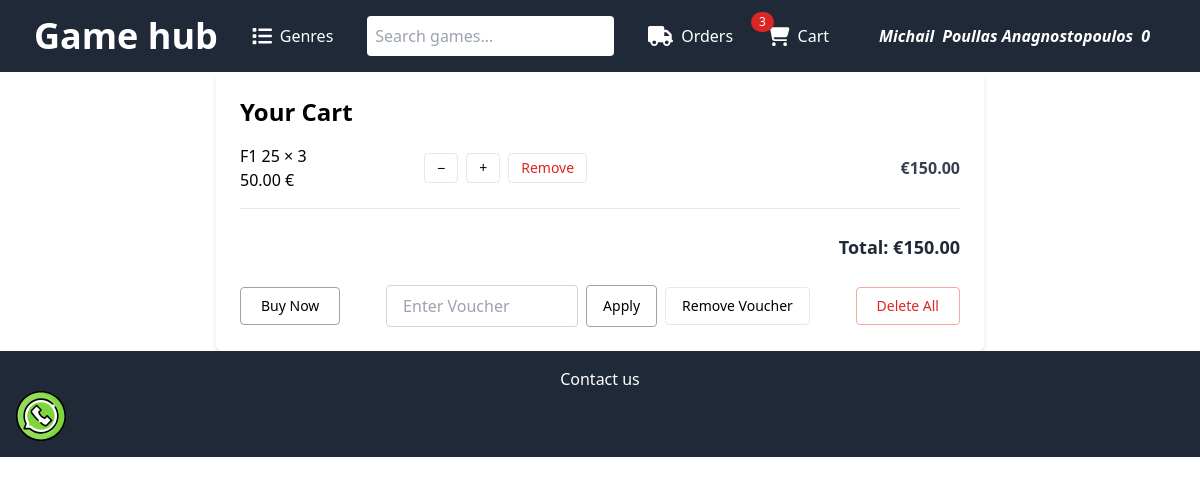
The app's page /cart/ (signed in), older data.
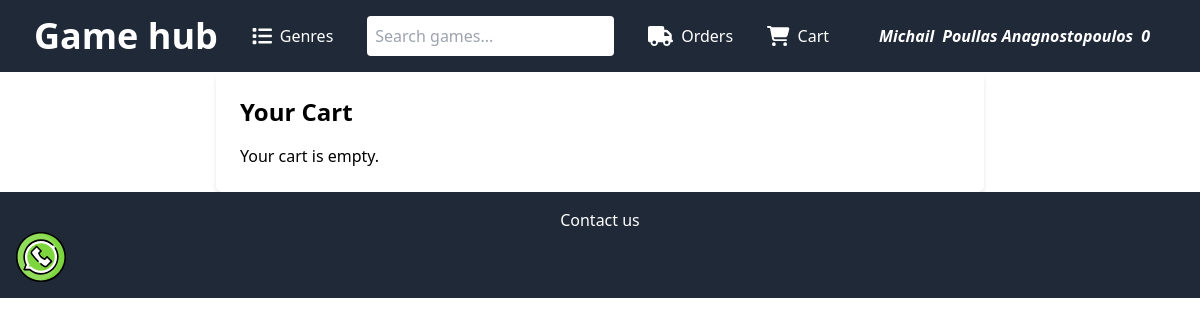
The same page, newer data.
### game/models.py (models this page shows, shortened)
class CartItem(models.Model):
    game = models.ForeignKey(Game, on_delete=models.CASCADE)
    quantity = models.PositiveIntegerField(default=1)
    user = models.ForeignKey(settings.AUTH_USER_MODEL, on_delete=models.CASCADE)
    voucher_discount = models.DecimalField(max_digits=10, decimal_places=2,null = True)
    voucher_used = models.ForeignKey(Voucher,null=True,on_delete=models.CASCADE)
    def total_price(self):
        unit_price = self.game.discounted_price()
        if self.voucher_discount:
            unit_price *= (1 - self.voucher_discount / 100)
        return unit_price * self.quantity

class Game(models.Model):
    title = models.CharField(max_length=50)
    description = models.TextField()
    genres = models.ManyToManyField(Game_Genre, related_name= 'GENRE_CHOICES')
    release_date = models.DateField()
    image = models.ImageField(upload_to='games_images', blank=True, null=True, help_text="Upload an image file")
    image_url = models.URLField(blank=True, null=True, help_text="Or provide an image URL")
    price = models.DecimalField(max_digits=10, decimal_places=2)
    console = models.CharField(max_length=50, choices=Console_CHOICES)
    trailer = models.URLField(default='', blank=True)
    min_age = models.IntegerField(
        choices=MIN_AGE_CHOICES,
        default=0
    )
    discount = models.DecimalField(
        max_digits=4, decimal_places=2,
        default=0.0, blank=True
    )
    min_cpu = models.CharField(max_length=100, default="N/A", blank=True, verbose_name="Minimum CPU")
    min_gpu = models.CharField(max_length=100, default="N/A", blank=True, verbose_name="Minimum GPU")
    min_ram = models.CharField(max_length=20, default="N/A", blank=True, verbose_name="Minimum RAM")
    min_storage = models.CharField(max_length=20, default="N/A", blank=True, verbose_name="Minimum Storage")
    rec_cpu = models.CharField(max_length=100, default="N/A", blank=True, verbose_name="Recommended CPU")
    rec_gpu = models.CharField(max_length=100, default="N/A", blank=True, verbose_name="Recommended GPU")
    rec_ram = models.CharField(max_length=20, default="N/A", blank=True, verbose_name="Recommended RAM")
    rec_storage = models.CharField(max_length=20, default="N/A", blank=True, verbose_name="Recommended Storage")
    def discounted_price(self):
        if self.discount > 0:
            price = (self.price * (1 - self.discount / 100))
        else:
            price = self.price
        return price

### game/views.py (the view)
# urls.py: path('cart/', views.view_cart, name='view_cart'),
def view_cart(request):
    if not request.user.is_authenticated:
        return render(request, 'cart.html')
    cart_items = CartItem.objects.filter(user=request.user)
    total = sum(item.total_price() for item in cart_items)
    total_items = sum(item.quantity for item in cart_items)
    return render(request, 'cart.html', {'cart_items': cart_items, 'total': total, 'items':total_items})

### game/templates/cart.html (shortened to what this page needs)
{% extends "base.html" %}
{% block content %}
  {% if not user.is_authenticated %}
    <div class="bg-yellow-100 text-yellow-800 border border-yellow-300 p-4 rounded mb-6">
      You need to <a href="{% url 'login' %}" class="underline text-blue-600">log in</a> to add or view items in your cart.
    </div>
  {% else %}
    <div class="max-w-3xl mx-auto p-6 bg-white shadow-md rounded-md">
      <h1 class="text-2xl font-bold mb-4">Your Cart</h1>
      <ul class="space-y-4">
        {% for item in cart_items %}
          <li class="grid grid-cols-4 items-center gap-4 border-b pb-4">
            <div class="col-span-1 font-medium">
              {{ item.game.title }} × {{ item.quantity }} <br>{{ item.game.discounted_price|floatformat:2 }} €
            </div>
            <div class="col-span-2 flex gap-2">
              <form method="post" action="{% url 'decrease_quantity' item.pk %}">
                <button type="submit" class="text-sm px-3 py-1 border rounded hover:bg-gray-200">−</button>
              </form>
              <form method="post" action="{% url 'increase_quantity' item.pk %}">
                <button type="submit" class="text-sm px-3 py-1 border rounded hover:bg-gray-200">+</button>
              </form>
              <form method="post" action="{% url 'remove_from_cart' item.pk %}">
                <button type="submit" class="text-sm px-3 py-1 border text-red-600 rounded hover:bg-red-100">Remove</button>
              </form>
            </div>
            <div class="text-right font-semibold text-gray-700">
              €{{ item.total_price|floatformat:2 }}
            </div>
          </li>
        {% empty %}
          <li>Your cart is empty.</li>
        {% endfor %}
      </ul>
      {% if cart_items %}
      <div class="flex justify-end mt-6">
        <p class="text-lg font-semibold text-gray-800">Total: €{{ total|floatformat:2 }}</p>
      </div>
      <div class="flex flex-col md:flex-row justify-between items-start md:items-center gap-4 mt-6">
        <form method="post" action="{% url 'buy_now' %}">
          <button type="submit" class="text-sm px-5 py-2 border border-gray-400 rounded hover:bg-gray-100">
            Buy Now
          </button>
        </form>
        <div class="flex flex-col sm:flex-row items-center gap-2">
          <form method="post" action="{% url 'apply-voucher' %}" class="flex gap-2">
            <input
              type="text"
              name="coupon"
              id="voucherInput"
              value=""
              placeholder="{{ coupon_code.code|default:'Enter Voucher'}}"
              class="rounded border border-gray-300 px-4 py-2 focus:outline-none focus:ring-2 focus:ring-blue-500 w-48"
            >
            {% if not coupon_code %}
            <button
              type="submit"
              id="applyVoucherBtn"
              class="text-sm px-4 py-2 border border-gray-400 rounded hover:bg-gray-100"
              name="apply"
            >
              Apply
            </button>
            {% endif %}
          </form>
          <form method="post" action="{% url 'remove-voucher' %}">
            <button type="submit" id="removeVoucherBtn" class="text-sm px-4 py-2 border rounded hover:bg-gray-200">
              Remove Voucher
            </button>
          </form>
        </div>
        <form method="post" action="{% url 'delete_all_cart_items' %}">
          <button type="submit" class="text-sm px-5 py-2 border border-red-300 text-red-600 rounded hover:bg-red-100">
            Delete All
          </button>
        </form>
      </div>
      {% endif %}
    </div>
  {% endif %}
{% endblock %}

### game/templates/base.html (shortened to what this page needs)
<!DOCTYPE html>
<html lang="en">
<head>
  <script src="https://cdn.tailwindcss.com"></script>
</head>
<body>
  <nav class="bg-gray-800 text-white">
    <ul class="flex p-4 justify-evenly gap-4 items-center">
      <li><a href="{% url 'home' %}">
          <h1 class="text-4xl font-bold">Game hub</h1>
        </a></li>
      <li class="relative group">
        <a href="#" class="flex items-center gap-2">
          Genres
        </a>
      </li>
      <li>
        <form action="{% url 'home' %}" method="get" class="flex items-center justify-center">
          <input type="text" name="search" placeholder="Search games..." class="p-2 rounded text-black">
        </form>
      </li>
      <li><a href="{% url 'view_orders' %}" class="flex items-center gap-2"> Orders</a>
      </li>
     <li class="relative">
  <a href="{% url 'view_cart' %}" class="flex items-center gap-2 relative">
    Cart
    {% if items > 0 %}
    <span class="absolute -top-3 -left-4 bg-red-600 text-white text-xs px-2 py-0.5 rounded-full">
      {{ items }}
    </span>
    {% endif %}
  </a>
</li>
          {% if user.is_authenticated %}
           <div class="relative group inline-block text-white">
  <div class="italic font-bold px-4 py-2 bg-gray-800 rounded-t cursor-pointer flex gap-2">
    <h4>{{ user.first_name }}</h4>
    <h4>{{ user.last_name }}</h4>
    <h4>{{user.games_ordered}}</h4>
  </div>
</div>
        {% else %}
      <div class="flex gap-4">
          <li><a href="{%url 'register'%}" class="flex items-center gap-2">Register</a></li>
          /
          <li><a href="{%url 'login'%}" class="flex items-center gap-2">Login</a></li>
    </div>
      {% endif %}
    </ul>
  </nav>
  {% block content %}{% endblock content%}
  <footer class="bg-gray-800 text-white p-4 text-center">
    <div>
      <h2>Contact us</h2>
      <div><a href="https://wa.me/+355693210113?text=Hello%2C%20I%20visited%20your%20site%20and%20want%20more%20info" target="_blank">
      </a></div>
    </div>
</body>
</html>

Row changes from the older to the newer data that the page shows:
removed CartItem: game "F1 25", quantity "3", game.discounted_price "50.00", total_price "150.00"
Text that changed along with them:
{{ items }}: "3" → (not shown)
{{ total|floatformat:2 }}: "150.00" → (not shown)
form field coupon: "Enter Voucher" → (not shown)
text no longer shown: "Total: € Buy Now Apply Remove Voucher Delete All"
text now shown: "Your cart is empty."
